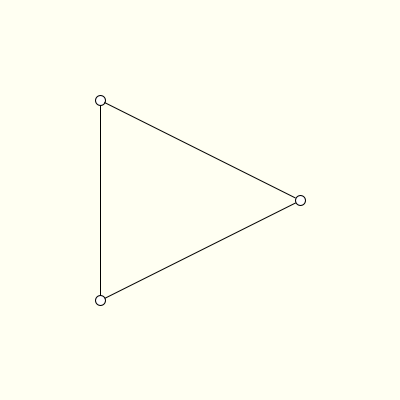
Frame 1 (no input)
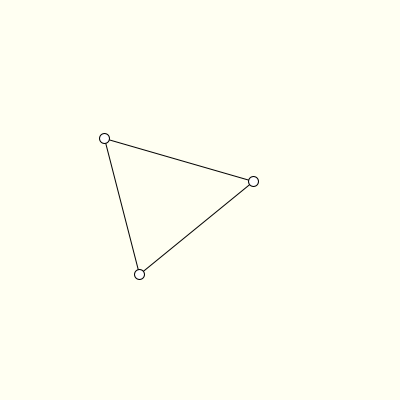
Frame 60 (the mouse pressed at the canvas centre just before this capture)
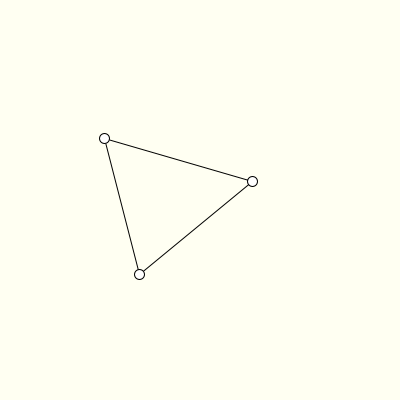
Frame 120 (the mouse held since frame 60 and released just before this capture)

The Processing sketch that drew these frames (run headless with seeded random() and noise(); from frame 60 on, the mouse is pressed at the canvas centre):

// Processing sketch: hooke06_3_edges_hooke_force
// ── hooke06_3_edges_hooke_force.pde
PVector [] p = new PVector[3];
void setup(){
  size(400,400);
  p[0] = new PVector(100, 100);
  p[1] = new PVector(300, 200);
  p[2] = new PVector(100, 300);
}
void draw(){
  background(#FFFFF2);
  line(p[0].x, p[0].y, p[1].x, p[1].y);
  line(p[1].x, p[1].y, p[2].x, p[2].y);
  line(p[2].x, p[2].y, p[0].x, p[0].y);
  for(int i=0; i<3; i++){
    ellipse(p[i].x, p[i].y, 10, 10);
  }
  if(mousePressed==false){
    HookeForce( p[0], p[1] );
    HookeForce( p[1], p[2] );
    HookeForce( p[2], p[0] );
  }
}
void HookeForce(PVector p1, PVector p2){
  float len = dist(p1.x, p1.y, p2.x, p2.y);
  PVector v = PVector.sub(p2, p1);
  v.normalize(); //長度為1的單位向量
  v.mult( -(len-100)/100.0 ); //虎克定律有個負號
  p2.x += v.x;
  p2.y += v.y;
}
void mouseDragged(){
  //p2.x += mouseX-pmouseX;
  //p2.y += mouseY-pmouseY;
}
